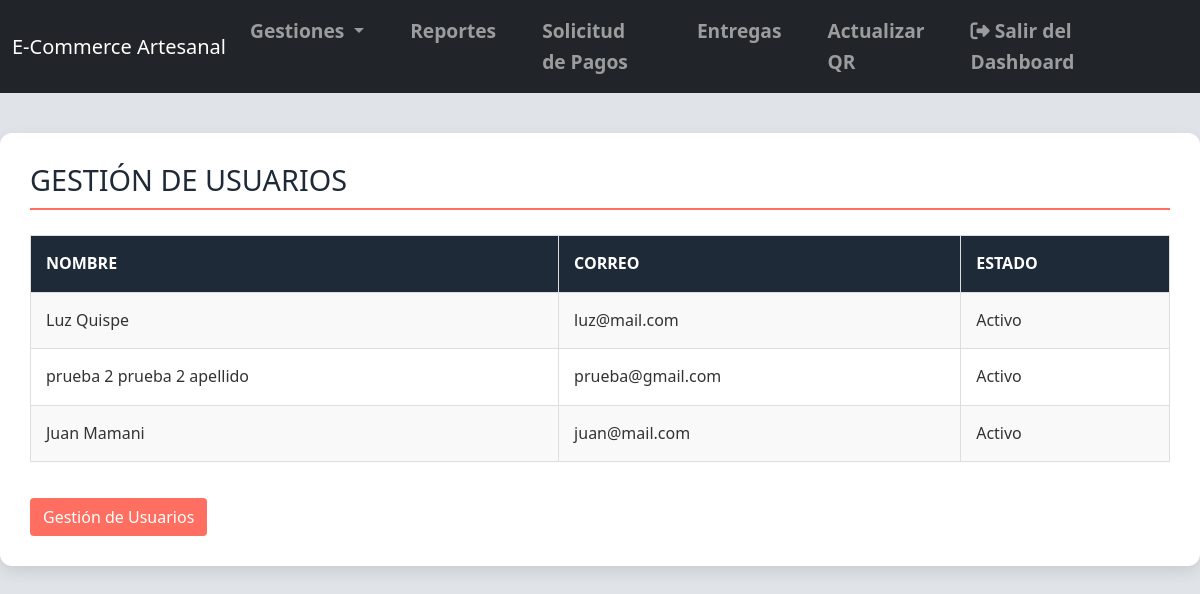
Screenshot of /Dashboard/Dashboard_administrador.php?seccion=usuarios with the database file from the repository.
### tables this page shows
CREATE TABLE `usuario` (
  `id_usuario` int(11) NOT NULL,
  `nombre` varchar(50) NOT NULL,
  `apellido` varchar(50) NOT NULL,
  `correo` varchar(100) NOT NULL,
  `contraseña` varchar(255) NOT NULL,
  `fecha_naci` date DEFAULT NULL,
  `telefono` varchar(20) DEFAULT NULL,
  `fecha_registro` datetime DEFAULT NULL,
  `estado` enum('Activo','Inactivo','Suspendido','Pendiente') NOT NULL DEFAULT 'Activo',
  `rol` enum('comprador','vendedor','delivery','administrador') NOT NULL
);

### Dashboard/Funciones_db/functions_administrador.php (the view, shortened to what this page needs)
<?php
$servername = "localhost";
$username = "root";
$password = "";
$database = "bdproduc_artesanales";
$conn = new mysqli($servername, $username, $password, $database);
function mostrarUsuarios() {
    global $conn;
    $sql = "SELECT * FROM USUARIO";
    $result = $conn->query($sql);
    if ($result->num_rows > 0) {
        echo "<h2>Gestión de Usuarios</h2>";
        echo "<table>
                <tr>
                    <th>Nombre</th>
                    <th>Correo</th>
                    <th>Estado</th>
                </tr>";
        while($row = $result->fetch_assoc()) {
            echo "<tr>
                    <td>".$row["nombre"]." ".$row["apellido"]."</td>
                    <td>".$row["correo"]."</td>
                    <td>".$row["estado"]."</td>
                  </tr>";
        }
        echo "</table>";
    } else {
        echo "<p>No hay usuarios registrados.</p>";
    }
}
?>

### Dashboard/css/styles.css (style rules this page uses)
* { margin: 0; padding: 0; box-sizing: border-box; }
body { font-family: 'Segoe UI', Tahoma, Geneva, Verdana, sans-serif; background-color: #e0e4e8; color: #333; line-height: 1.6; margin: 0; padding: 0; }
h2 { color: #1e2a38; font-size: 1.8em; margin-bottom: 25px; border-bottom: 2px solid #ff6f61; padding-bottom: 10px; text-transform: uppercase; }
table { width: 100%; border-collapse: collapse; margin-bottom: 20px; }
table, th, td { border: 1px solid #ddd; }
th, td { padding: 15px; text-align: left; font-size: 1em; }
th { background-color: #1e2a38; color: white; text-transform: uppercase; }
tr:nth-child(even) { background-color: #f9f9f9; }
main, table, form { animation: fadeIn 0.5s ease; }

### rows the page displays
usuario: nombre "Luz", apellido "Quispe", correo "luz@mail.com", estado "Activo"
usuario: nombre "prueba 2", apellido "prueba 2 apellido", correo "prueba@gmail.com", estado "Activo"
usuario: nombre "Juan", apellido "Mamani", correo "juan@mail.com", estado "Activo"
